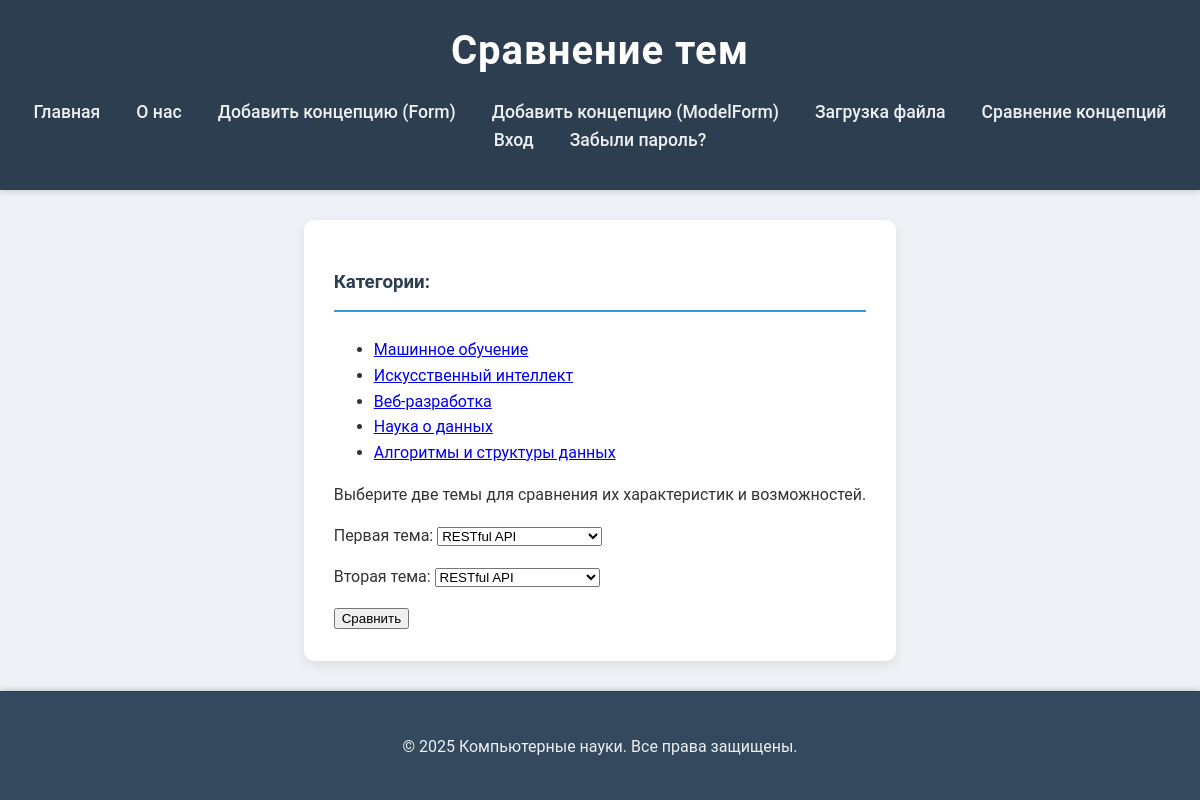
The page /compare/ on the database its author committed.
### cs/models.py (models this page shows, shortened)
class FieldOfStudy(models.Model):
    name = models.CharField(max_length=255, verbose_name="Область науки")
    slug = models.SlugField(max_length=255, unique=True, db_index=True, verbose_name="URL")
    description = models.TextField(blank=True, verbose_name="Описание области")
    class Meta:
        verbose_name = "Область науки"
        verbose_name_plural = "Области науки"

### cs/views.py (the view)
# urls.py: path('compare/', CompareConceptsView.as_view(), name='compare'),
class CompareConceptsView(DataMixin, TemplateView):
    template_name = 'cs/compare.html'
    title = 'Сравнение концепций'
    def get_context_data(self, **kwargs):
        context = super().get_context_data(**kwargs)
        concepts = ComputerScienceConcept.published.all()
        context['concepts'] = concepts
        concept1_slug = self.request.GET.get('concept1')
        concept2_slug = self.request.GET.get('concept2')
        context['concept1_slug'] = concept1_slug
        context['concept2_slug'] = concept2_slug
        concept1 = None
        concept2 = None
        if concept1_slug:
            try:
                concept1 = ComputerScienceConcept.published.get(slug=concept1_slug)
            except ComputerScienceConcept.DoesNotExist:
                pass
        if concept2_slug:
            try:
                concept2 = ComputerScienceConcept.published.get(slug=concept2_slug)
            except ComputerScienceConcept.DoesNotExist:
                pass
        context['concept1'] = concept1
        context['concept2'] = concept2
        return context

### cs/models.py (called while the page is built)
    def get_queryset(self):
        return super().get_queryset().filter(is_published=ComputerScienceConcept.Status.PUBLISHED)

### cs/templatetags/cs_tags.py (called while the page is built)
@register.simple_tag()
def get_categories():
    return FieldOfStudy.objects.all() # Возвращаем все объекты FieldOfStudy

### cs/utils.py (called while the page is built, shortened)
    def get_context_data(self, *, object_list=None, **kwargs):
        context = super().get_context_data(object_list=object_list, **kwargs)
        context['menu'] = MENU
        if self.title:
            context['title'] = self.title
        paginator = context.get('paginator')
        page_obj = context.get('page_obj')
        return context

### cs/templates/cs/compare.html (shortened to what this page needs)
{% extends 'cs/base.html' %}
{% block heading %}Сравнение тем{% endblock %}
{% block content %}
  <p>Выберите две темы для сравнения их характеристик и возможностей.</p>
  <form method="get" action=".">
    <div style="margin-bottom: 15px;">
      <label for="concept1">Первая тема:</label>
      <select name="concept1" id="concept1">
        {% for concept in concepts %}
          <option value="{{ concept.slug }}" {% if concept1_slug == concept.slug %}selected{% endif %}>{{ concept.title }}</option>
        {% endfor %}
      </select>
    </div>
    <div style="margin-bottom: 15px;">
      <label for="concept2">Вторая тема:</label>
      <select name="concept2" id="concept2">
        {% for concept in concepts %}
          <option value="{{ concept.slug }}" {% if concept2_slug == concept.slug %}selected{% endif %}>{{ concept.title }}</option>
        {% endfor %}
      </select>
    </div>
    <button type="submit">Сравнить</button>
  </form>
{% endblock %}

### cs/templates/cs/base.html (shortened to what this page needs)
{% load static %}
{% load cs_tags %}
<!DOCTYPE html>
<html lang="ru">
<head>
  <link rel="stylesheet" href="{% static 'cs/css/styles.css' %}">
</head>
<body>
  <header>
    <h1>{% block heading %}Компьютерные науки{% endblock %}</h1>
    <nav>
      <ul>
        <li><a href="{% url 'cs:home' %}">Главная</a></li>
        <li><a href="{% url 'cs:about' %}">О нас</a></li>
        <li><a href="{% url 'cs:add_concept_custom' %}">Добавить концепцию (Form)</a></li>
        <li><a href="{% url 'cs:add_concept_model' %}">Добавить концепцию (ModelForm)</a></li>
        <li><a href="{% url 'cs:upload_file' %}">Загрузка файла</a></li>
        <li><a href="{% url 'cs:compare' %}">Сравнение концепций</a></li>
        {% if user.is_authenticated %}
          <li><a href="{% url 'users:profile' %}">Профиль</a></li>
          <li><a href="{% url 'users:logout' %}">Выход</a></li>
        {% else %}
          <li><a href="{% url 'users:login' %}">Вход</a></li>
          <li><a href="{% url 'users:password_reset' %}">Забыли пароль?</a></li>
        {% endif %}
      </ul>
    </nav>
  </header>
  <div class="container">
    <div class="categories my-3">
      <h3>Категории:</h3>
      {% get_categories as cats %}
      <ul>
        {% for cat in cats %}
          <li><a href="{% url 'cs:field_of_study_detail' field_of_study_slug=cat.slug %}">{{ cat.name }}</a></li>
        {% endfor %}
      </ul>
    </div>
    <main>
      {% block content %}{% endblock %}
    </main>
  </div>
  <footer>
    <p>&copy; 2025 Компьютерные науки. Все права защищены.</p>
  </footer>
</body>
</html>

### cs/static/cs/css/styles.css (style rules this page uses)
html, body { height: 100%; margin: 0; }
body { font-family: 'Roboto', 'Segoe UI', Tahoma, Geneva, Verdana, sans-serif; line-height: 1.6; color: #333; background-color: #eef1f5; display: flex; flex-direction: column; }
.container { max-width: 1200px; margin: 30px auto; padding: 30px; background-color: #fff; border-radius: 10px; box-shadow: 0 4px 12px rgba(0, 0, 0, 0.08); flex-grow: 1; }
header { background-color: #2c3e50; color: #fff; padding: 1.2rem 0; text-align: center; box-shadow: 0 2px 5px rgba(0, 0, 0, 0.15); }
header h1 { margin: 0; font-size: 2.5em; letter-spacing: 1px; }
header nav ul { list-style-type: none; padding: 0; margin-top: 15px; display: flex; justify-content: center; flex-wrap: wrap; }
header nav ul li { margin: 0 18px; }
header nav ul li a { color: #ecf0f1; text-decoration: none; font-weight: 500; font-size: 1.1em; transition: color 0.3s ease, transform 0.2s ease; }
h2, h3 { color: #2c3e50; border-bottom: 2px solid #3498db; padding-bottom: 12px; margin-bottom: 25px; font-weight: 600; }
p { margin-bottom: 15px; line-height: 1.7; }
footer { margin-top: auto; text-align: center; color: #7f8c8d; padding: 25px; background-color: #34495e; border-top: 1px solid #2c3e50; border-radius: 0; color: #ecf0f1; box-shadow: 0 -2px 5px rgba(0, 0, 0, 0.15); }

### rows shown on the page
FieldOfStudy: name "Машинное обучение"
FieldOfStudy: name "Искусственный интеллект"
FieldOfStudy: name "Веб-разработка"
FieldOfStudy: name "Наука о данных"
FieldOfStudy: name "Алгоритмы и структуры данных"

### other values the page prints
form field concept1 "RESTful API"
form field concept2 "RESTful API"
